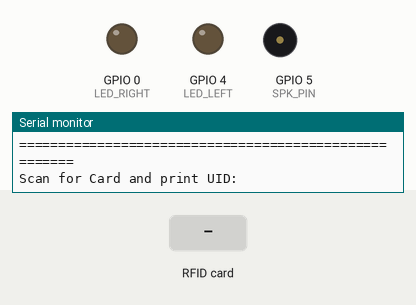
A sketch run on a simulated ESP8266 (NodeMCU). On the bench: output pins drawn as LEDs (lit = HIGH), buzzer (waves = sounding), the last lines printed to the serial monitor. The inputs (shaded band) are chosen by the test bench. WiFi joins after 1.5 s; servers stay silent unless stated; pins used as bus, display or sensor lines are not drawn.

Above: at 3.3 s.
3.4 s: RFID card 00 00 00 00 held to the reader
At 3.87 s:
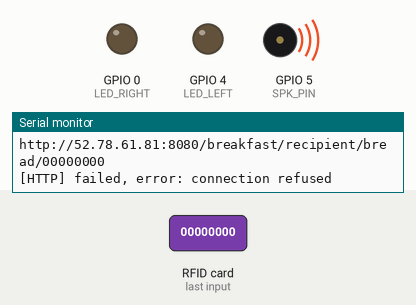
5.6 s: RFID card 5E 7A 19 C4 held to the reader
At 7.5 s:
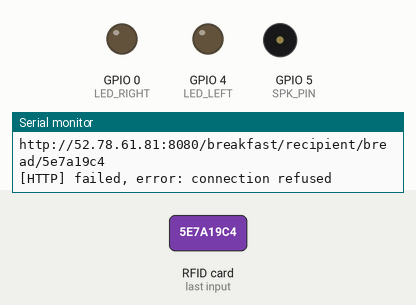
Timing chart, 0 to 9.0 s (numbered marks = the images above; inputs shaded):
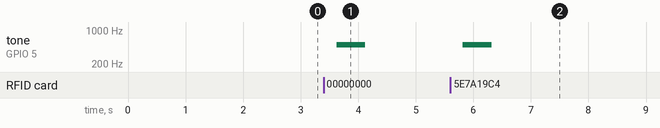

The sketch:

breakfast_tag.ino
```cpp
#include <ESP8266WiFi.h>
#include <ESP8266HTTPClient.h>
#include <SPI.h>
#include "MFRC522.h"

void dump_byte_array(byte *buffer, byte bufferSize);
void tag(char* tagId);

/* wiring the MFRC522 to ESP8266 (ESP-12)
RST     = GPIO15/D8/NOT CONNECT
SDA(SS) = GPIO2/D4
MOSI    = GPIO13/D7
MISO    = GPIO12/D6
SCK     = GPIO14/D5
GND     = GND
3.3V    = 3.3V
*/

char *tagId = "00000000";
//const char* server_url = "http://onemakers.com/breakfast/recipient/bread/";
const char* server_url = "http://52.78.61.81:8080/breakfast/recipient/bread/";

#define RST_PIN  15 // RST-PIN RC522 - RFID - SPI - Modul GPIO15
#define SS_PIN  2  // SDA-PIN RC522 - RFID - SPI - Modul GPIO2
#define SPK_PIN 5  // GPIO5//D1
#define LED_LEFT 4  // GPIO4//D2
#define LED_RIGHT 0  // GPIO0//D3

const char *ssid =  "ONE-GUEST";     // change according to your Network - cannot be longer than 32 characters!
//const char *pass =  "yourPASSWORD"; // change according to your Network

MFRC522 mfrc522(SS_PIN, RST_PIN); // Create MFRC522 instance

void setup()
{
  Serial.begin(9600);    // Initialize serial communications
  delay(250);
  Serial.println(F("Re Booting...."));

  SPI.begin();           // Init SPI bus
  mfrc522.PCD_Init();    // Init MFRC522

  pinMode(SPK_PIN, OUTPUT);//SPK_PIN
  pinMode(LED_RIGHT, OUTPUT);//LED SUCCESS
  pinMode(LED_LEFT, OUTPUT);//LED ERROR
  digitalWrite(LED_RIGHT, LOW);
  digitalWrite(LED_LEFT, LOW);

  //WiFi.begin(ssid, pass);
  WiFi.begin(ssid);

  int retries = 0;
  while ((WiFi.status() != WL_CONNECTED) && (retries < 20)) {
    retries++;
    delay(800);

    Serial.print("MacAddress : ");
    Serial.println(WiFi.macAddress());
    Serial.print("Connecting to ");
    Serial.println(ssid);
    //Serial.print(".");

    if (WiFi.status() == WL_CONNECTED) {
      Serial.println(F("WiFi connected"));
      break;
    }
    delay(100);
  }

  Serial.println(F("Ready!"));
  Serial.println(F("======================================================"));
  Serial.println(F("Scan for Card and print UID:"));
}

void loop()
{
  // INIT
  digitalWrite(LED_RIGHT, LOW);//LED OFF
  digitalWrite(LED_LEFT, LOW);//LED OFF
  digitalWrite(SPK_PIN, HIGH);//SPEAKER OFF

  // Look for new cards
  if ( ! mfrc522.PICC_IsNewCardPresent()) {
    //delay(50);
    return;
  }
  // Select one of the cards
  if ( ! mfrc522.PICC_ReadCardSerial()) {
    //delay(50);
    return;
  }
  // Show some details of the PICC (that is: the tag/card)
  dump_byte_array(mfrc522.uid.uidByte, &tagId, mfrc522.uid.size);
  Serial.println(tagId);

  tag(tagId);

  delay(500);
  //tone(SPK_PIN,1500,150);  //500: 음의 높낮이(주파수), 1000: 음의 지속시간(1초)
}

// Helper routine to dump a byte array as hex values to char*
void dump_byte_array(byte *buffer, char **result, byte bufferSize)
{
  char          hex_str[]= "0123456789abcdef";
  unsigned int  i;

  //*result = (char *)malloc(bufferSize * 2 + 1);//Don't need
  memset( *result, 0, bufferSize * 2 );//Reset All
  //(*result)[bufferSize * 2] = 0;

  if (!bufferSize)
    return;

  for (i = 0; i < bufferSize; i++)
  {
    (*result)[i * 2 + 0] = hex_str[(buffer[i] >> 4) & 0x0F];
    (*result)[i * 2 + 1] = hex_str[(buffer[i]     ) & 0x0F];
  }
}


void tag(char* tagId)
{
  char full_url[200];
  strcpy(full_url, server_url);
  strcat(full_url, tagId);
  Serial.println(full_url);

  HTTPClient http;
  const int httpPort = 80;

  http.begin(full_url);

  // start connection and send HTTP header
  int httpCode = http.GET();

  // httpCode will be negative on error
  if(httpCode > 0) {
      // HTTP header has been send and Server response header has been handled
      Serial.printf("[HTTP] Result Code: %d\n", httpCode);

      // file found at server
      if(httpCode == HTTP_CODE_OK) {
          //Serial.println();
          tone(SPK_PIN,2400,100);//500: 음의 높낮이(주파수), 1000: 음의 지속시간(1초)

          digitalWrite(LED_LEFT, HIGH);//SUCCSESS LED ON
          digitalWrite(LED_RIGHT, HIGH);//SUCCSESS LED ON
          String payload = http.getString();
          Serial.println(payload);
      }
      else{
        tone(SPK_PIN,500,500);//500: 음의 높낮이(주파수), 1000: 음의 지속시간(1초)
        Serial.printf("[HTTP] not ok, error: %s\n", http.errorToString(httpCode).c_str());
      }
  } else {
      tone(SPK_PIN,500,500);//500: 음의 높낮이(주파수), 1000: 음의 지속시간(1초)
      Serial.printf("[HTTP] failed, error: %s\n", http.errorToString(httpCode).c_str());
  }

  http.end();
}
```

Measured:
- after the input at 3.4 s, tone on GPIO 5 (SPK_PIN): silent → 500 Hz after 0.23 s, → silent 0.50 s later
- after the input at 5.6 s, tone on GPIO 5 (SPK_PIN): silent → 500 Hz after 0.22 s, → silent 0.50 s later
